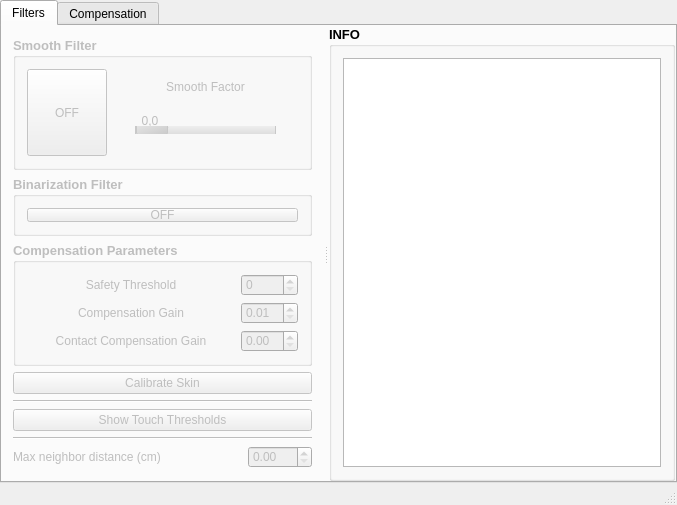
<?xml version="1.0" encoding="UTF-8"?>
<ui version="4.0">
 <class>MainWindow</class>
 <widget class="QMainWindow" name="MainWindow">
  <property name="geometry">
   <rect>
    <x>0</x>
    <y>0</y>
    <width>677</width>
    <height>489</height>
   </rect>
  </property>
  <property name="windowTitle">
   <string>QtSkinManagerGui</string>
  </property>
  <widget class="QWidget" name="centralWidget">
   <layout class="QGridLayout" name="gridLayout">
    <property name="leftMargin">
     <number>0</number>
    </property>
    <property name="topMargin">
     <number>0</number>
    </property>
    <property name="rightMargin">
     <number>0</number>
    </property>
    <property name="bottomMargin">
     <number>0</number>
    </property>
    <property name="horizontalSpacing">
     <number>0</number>
    </property>
    <item row="0" column="0">
     <widget class="QTabWidget" name="tabWidget">
      <property name="currentIndex">
       <number>0</number>
      </property>
      <widget class="QWidget" name="tab">
       <property name="enabled">
        <bool>true</bool>
       </property>
       <attribute name="title">
        <string>Filters</string>
       </attribute>
       <layout class="QHBoxLayout" name="horizontalLayout_4">
        <property name="spacing">
         <number>0</number>
        </property>
        <property name="leftMargin">
         <number>0</number>
        </property>
        <property name="topMargin">
         <number>0</number>
        </property>
        <property name="rightMargin">
         <number>0</number>
        </property>
        <property name="bottomMargin">
         <number>0</number>
        </property>
        <item>
         <widget class="QSplitter" name="splitter">
          <property name="styleSheet">
           <string notr="true">QSplitter::handle {
     image: url(:/images/splitter.png);
 }

 QSplitter::handle:horizontal {
     width: 2px;
 }

 QSplitter::handle:vertical {
     height: 2px;
 }

 QSplitter::handle:pressed {
     image: url(:/images/splitter.png);
 }</string>
          </property>
          <property name="orientation">
           <enum>Qt::Horizontal</enum>
          </property>
          <property name="handleWidth">
           <number>6</number>
          </property>
          <widget class="QWidget" name="controlsWidget" native="true">
           <property name="enabled">
            <bool>false</bool>
           </property>
           <layout class="QVBoxLayout" name="verticalLayout_3">
            <item>
             <widget class="QGroupBox" name="groupBox">
              <property name="maximumSize">
               <size>
                <width>16777215</width>
                <height>133</height>
               </size>
              </property>
              <property name="font">
               <font>
                <pointsize>10</pointsize>
                <weight>75</weight>
                <bold>true</bold>
               </font>
              </property>
              <property name="title">
               <string>Smooth Filter</string>
              </property>
              <layout class="QGridLayout" name="gridLayout_2">
               <property name="leftMargin">
                <number>0</number>
               </property>
               <property name="topMargin">
                <number>0</number>
               </property>
               <property name="rightMargin">
                <number>0</number>
               </property>
               <property name="bottomMargin">
                <number>0</number>
               </property>
               <property name="spacing">
                <number>0</number>
               </property>
               <item row="0" column="0">
                <widget class="QWidget" name="widget" native="true">
                 <property name="font">
                  <font>
                   <pointsize>8</pointsize>
                   <weight>50</weight>
                   <bold>false</bold>
                  </font>
                 </property>
                 <layout class="QHBoxLayout" name="horizontalLayout">
                  <item>
                   <widget class="QPushButton" name="btnSmooth">
                    <property name="sizePolicy">
                     <sizepolicy hsizetype="Minimum" vsizetype="Expanding">
                      <horstretch>0</horstretch>
                      <verstretch>0</verstretch>
                     </sizepolicy>
                    </property>
                    <property name="text">
                     <string>OFF</string>
                    </property>
                    <property name="checkable">
                     <bool>true</bool>
                    </property>
                   </widget>
                  </item>
                  <item>
                   <widget class="QWidget" name="smoothControlContainer" native="true">
                    <layout class="QVBoxLayout" name="verticalLayout_2">
                     <item>
                      <widget class="QLabel" name="label">
                       <property name="text">
                        <string>Smooth Factor</string>
                       </property>
                       <property name="alignment">
                        <set>Qt::AlignCenter</set>
                       </property>
                      </widget>
                     </item>
                     <item>
                      <widget class="QWidget" name="sliderContainer" native="true">
                       <layout class="QVBoxLayout" name="verticalLayout">
                        <property name="spacing">
                         <number>6</number>
                        </property>
                        <item>
                         <widget class="QWidget" name="widget_5" native="true">
                          <property name="minimumSize">
                           <size>
                            <width>0</width>
                            <height>20</height>
                           </size>
                          </property>
                          <property name="maximumSize">
                           <size>
                            <width>16777215</width>
                            <height>20</height>
                           </size>
                          </property>
                          <widget class="QLabel" name="lblSmoothValue">
                           <property name="geometry">
                            <rect>
                             <x>0</x>
                             <y>0</y>
                             <width>30</width>
                             <height>20</height>
                            </rect>
                           </property>
                           <property name="text">
                            <string>0,0</string>
                           </property>
                           <property name="alignment">
                            <set>Qt::AlignCenter</set>
                           </property>
                          </widget>
                         </widget>
                        </item>
                        <item>
                         <widget class="QSlider" name="sliderScaleSmooth">
                          <property name="styleSheet">
                           <string notr="true">QSlider::groove:horizontal:enabled {
     border: 1px solid #999999;
     height: 8px; /* the groove expands to the size of the slider by default. by giving it a height, it has a fixed size */
     background: qlineargradient(x1:0, y1:0, x2:0, y2:1, stop:0 #B1B1B1, stop:1 #c4c4c4);
     margin: 2px 0;
 }

QSlider::groove:horizontal:disabled {
     border: 1px solid #c8c8c8;
     height: 8px; /* the groove expands to the size of the slider by default. by giving it a height, it has a fixed size */
     background: qlineargradient(x1:0, y1:0, x2:0, y2:1, stop:0 #f0f0f0, stop:1 #dcdcdc);
     margin: 2px 0;
 }

 QSlider::handle:horizontal:enabled {
     background: qlineargradient(x1:0, y1:0, x2:1, y2:1, stop:0 #b4b4b4, stop:1 #8f8f8f);
     border: 1px solid #5c5c5c;
     width: 30px;
     margin: -2px 0; /* handle is placed by default on the contents rect of the groove. Expand outside the groove */
     border-radius: 3px;
 }


 QSlider::handle:horizontal:disabled {
     background: qlineargradient(x1:0, y1:0, x2:1, y2:1, stop:0 #e6e6e6, stop:1 #c8c8c8);
     border: 1px solid #c8c8c8;
     width: 30px;
     margin: -2px 0; /* handle is placed by default on the contents rect of the groove. Expand outside the groove */
     border-radius: 3px;
 }</string>
                          </property>
                          <property name="maximum">
                           <number>10</number>
                          </property>
                          <property name="tracking">
                           <bool>true</bool>
                          </property>
                          <property name="orientation">
                           <enum>Qt::Horizontal</enum>
                          </property>
                         </widget>
                        </item>
                       </layout>
                      </widget>
                     </item>
                    </layout>
                   </widget>
                  </item>
                 </layout>
                </widget>
               </item>
              </layout>
             </widget>
            </item>
            <item>
             <widget class="QGroupBox" name="groupB">
              <property name="maximumSize">
               <size>
                <width>16777215</width>
                <height>60</height>
               </size>
              </property>
              <property name="font">
               <font>
                <pointsize>10</pointsize>
                <weight>75</weight>
                <bold>true</bold>
               </font>
              </property>
              <property name="title">
               <string>Binarization Filter</string>
              </property>
              <layout class="QGridLayout" name="gridLayout_3">
               <property name="leftMargin">
                <number>0</number>
               </property>
               <property name="topMargin">
                <number>0</number>
               </property>
               <property name="rightMargin">
                <number>0</number>
               </property>
               <property name="bottomMargin">
                <number>0</number>
               </property>
               <property name="spacing">
                <number>0</number>
               </property>
               <item row="0" column="0">
                <widget class="QWidget" name="widget_2" native="true">
                 <property name="font">
                  <font>
                   <pointsize>8</pointsize>
                   <weight>50</weight>
                   <bold>false</bold>
                  </font>
                 </property>
                 <layout class="QHBoxLayout" name="horizontalLayout_2">
                  <item>
                   <widget class="QPushButton" name="btnBinarization">
                    <property name="sizePolicy">
                     <sizepolicy hsizetype="Minimum" vsizetype="Expanding">
                      <horstretch>0</horstretch>
                      <verstretch>0</verstretch>
                     </sizepolicy>
                    </property>
                    <property name="maximumSize">
                     <size>
                      <width>16777215</width>
                      <height>25</height>
                     </size>
                    </property>
                    <property name="text">
                     <string>OFF</string>
                    </property>
                    <property name="checkable">
                     <bool>true</bool>
                    </property>
                   </widget>
                  </item>
                 </layout>
                </widget>
               </item>
              </layout>
             </widget>
            </item>
            <item>
             <widget class="QGroupBox" name="groupBox_3">
              <property name="font">
               <font>
                <pointsize>10</pointsize>
                <weight>75</weight>
                <bold>true</bold>
               </font>
              </property>
              <property name="title">
               <string>Compensation Parameters</string>
              </property>
              <layout class="QGridLayout" name="gridLayout_4">
               <property name="leftMargin">
                <number>0</number>
               </property>
               <property name="topMargin">
                <number>0</number>
               </property>
               <property name="rightMargin">
                <number>0</number>
               </property>
               <property name="bottomMargin">
                <number>0</number>
               </property>
               <property name="spacing">
                <number>0</number>
               </property>
               <item row="0" column="0">
                <widget class="QWidget" name="widget_3" native="true">
                 <property name="font">
                  <font>
                   <pointsize>8</pointsize>
                   <weight>50</weight>
                   <bold>false</bold>
                  </font>
                 </property>
                 <layout class="QGridLayout" name="gridLayout_6">
                  <item row="0" column="0">
                   <layout class="QGridLayout" name="gridLayout_5" columnstretch="80,20">
                    <item row="0" column="0">
                     <widget class="QLabel" name="label_2">
                      <property name="text">
                       <string>Safety Threshold</string>
                      </property>
                      <property name="alignment">
                       <set>Qt::AlignCenter</set>
                      </property>
                     </widget>
                    </item>
                    <item row="0" column="1">
                     <widget class="QSpinBox" name="spinThreashold">
                      <property name="maximum">
                       <number>255</number>
                      </property>
                     </widget>
                    </item>
                    <item row="1" column="0">
                     <widget class="QLabel" name="label_3">
                      <property name="text">
                       <string>Compensation Gain</string>
                      </property>
                      <property name="alignment">
                       <set>Qt::AlignCenter</set>
                      </property>
                     </widget>
                    </item>
                    <item row="1" column="1">
                     <widget class="QDoubleSpinBox" name="spinCompGain">
                      <property name="minimum">
                       <double>0.010000000000000</double>
                      </property>
                      <property name="maximum">
                       <double>10.000000000000000</double>
                      </property>
                      <property name="singleStep">
                       <double>0.010000000000000</double>
                      </property>
                      <property name="value">
                       <double>0.010000000000000</double>
                      </property>
                     </widget>
                    </item>
                    <item row="2" column="0">
                     <widget class="QLabel" name="label_4">
                      <property name="text">
                       <string>Contact Compensation Gain</string>
                      </property>
                      <property name="alignment">
                       <set>Qt::AlignCenter</set>
                      </property>
                     </widget>
                    </item>
                    <item row="2" column="1">
                     <widget class="QDoubleSpinBox" name="spinCompContactGain">
                      <property name="minimum">
                       <double>0.000000000000000</double>
                      </property>
                      <property name="maximum">
                       <double>10.000000000000000</double>
                      </property>
                      <property name="singleStep">
                       <double>0.010000000000000</double>
                      </property>
                      <property name="value">
                       <double>0.000000000000000</double>
                      </property>
                     </widget>
                    </item>
                   </layout>
                  </item>
                 </layout>
                </widget>
               </item>
              </layout>
             </widget>
            </item>
            <item>
             <widget class="QPushButton" name="btnCalibrate">
              <property name="text">
               <string>Calibrate Skin</string>
              </property>
             </widget>
            </item>
            <item>
             <widget class="Line" name="line">
              <property name="orientation">
               <enum>Qt::Horizontal</enum>
              </property>
             </widget>
            </item>
            <item>
             <widget class="QPushButton" name="btnShowTouchThres">
              <property name="text">
               <string>Show Touch Thresholds</string>
              </property>
             </widget>
            </item>
            <item>
             <widget class="Line" name="line_3">
              <property name="orientation">
               <enum>Qt::Horizontal</enum>
              </property>
             </widget>
            </item>
            <item>
             <layout class="QHBoxLayout" name="horizontalLayout_3" stretch="80,20">
              <item>
               <widget class="QLabel" name="label_5">
                <property name="text">
                 <string>Max neighbor distance (cm)</string>
                </property>
                <property name="alignment">
                 <set>Qt::AlignLeading|Qt::AlignLeft|Qt::AlignVCenter</set>
                </property>
               </widget>
              </item>
              <item>
               <widget class="QDoubleSpinBox" name="spinNeighbor">
                <property name="maximum">
                 <double>100.000000000000000</double>
                </property>
                <property name="singleStep">
                 <double>0.010000000000000</double>
                </property>
               </widget>
              </item>
             </layout>
            </item>
            <item>
             <spacer name="verticalSpacer">
              <property name="orientation">
               <enum>Qt::Vertical</enum>
              </property>
              <property name="sizeHint" stdset="0">
               <size>
                <width>20</width>
                <height>40</height>
               </size>
              </property>
             </spacer>
            </item>
           </layout>
          </widget>
          <widget class="QGroupBox" name="groupBox_4">
           <property name="font">
            <font>
             <pointsize>10</pointsize>
             <weight>75</weight>
             <bold>true</bold>
            </font>
           </property>
           <property name="title">
            <string>INFO</string>
           </property>
           <layout class="QGridLayout" name="gridLayout_7">
            <property name="leftMargin">
             <number>0</number>
            </property>
            <property name="topMargin">
             <number>0</number>
            </property>
            <property name="rightMargin">
             <number>0</number>
            </property>
            <property name="bottomMargin">
             <number>0</number>
            </property>
            <property name="spacing">
             <number>0</number>
            </property>
            <item row="0" column="0">
             <widget class="QWidget" name="widget_6" native="true">
              <property name="font">
               <font>
                <pointsize>8</pointsize>
                <weight>50</weight>
                <bold>false</bold>
               </font>
              </property>
              <layout class="QGridLayout" name="gridLayout_8">
               <item row="0" column="0">
                <widget class="QPlainTextEdit" name="infoPanel"/>
               </item>
              </layout>
             </widget>
            </item>
           </layout>
          </widget>
         </widget>
        </item>
       </layout>
      </widget>
      <widget class="QWidget" name="tab_2">
       <attribute name="title">
        <string>Compensation</string>
       </attribute>
       <layout class="QVBoxLayout" name="verticalLayout_4">
        <item>
         <widget class="QTreeWidget" name="treeCompensation">
          <property name="enabled">
           <bool>false</bool>
          </property>
          <attribute name="headerDefaultSectionSize">
           <number>100</number>
          </attribute>
          <column>
           <property name="text">
            <string>Port</string>
           </property>
          </column>
          <column>
           <property name="text">
            <string>Triangle</string>
           </property>
          </column>
          <column>
           <property name="text">
            <string>Taxel</string>
           </property>
          </column>
          <column>
           <property name="text">
            <string>Drift</string>
           </property>
          </column>
         </widget>
        </item>
        <item>
         <widget class="QWidget" name="sampleFreqContainer" native="true">
          <property name="enabled">
           <bool>false</bool>
          </property>
          <layout class="QHBoxLayout" name="horizontalLayout_5">
           <item>
            <widget class="QLabel" name="label_6">
             <property name="text">
              <string>Sample Frequency:</string>
             </property>
            </widget>
           </item>
           <item>
            <widget class="QSpinBox" name="spinSampleFreq">
             <property name="minimum">
              <number>1</number>
             </property>
             <property name="maximum">
              <number>50</number>
             </property>
             <property name="value">
              <number>5</number>
             </property>
            </widget>
           </item>
           <item>
            <spacer name="horizontalSpacer">
             <property name="orientation">
              <enum>Qt::Horizontal</enum>
             </property>
             <property name="sizeHint" stdset="0">
              <size>
               <width>40</width>
               <height>20</height>
              </size>
             </property>
            </spacer>
           </item>
          </layout>
         </widget>
        </item>
       </layout>
      </widget>
     </widget>
    </item>
   </layout>
  </widget>
  <widget class="QStatusBar" name="statusBar"/>
 </widget>
 <layoutdefault spacing="6" margin="11"/>
 <resources/>
 <connections/>
</ui>
